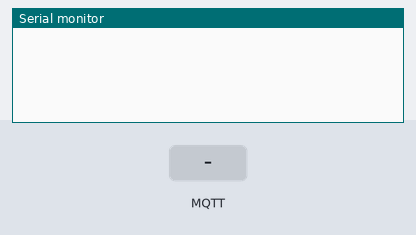
The sketch below on a simulated Arduino Uno, built with avr-gcc and run on an emulated ATmega328P. Parts: the last lines printed to the serial monitor. The inputs (shaded band) are chosen by the test bench. No MQTT or app messages arrive unless stated.

Above: at 2.3 s.
2.4 s: MQTT message "1" arrives on the first subscribed topic
At 3.1 s:
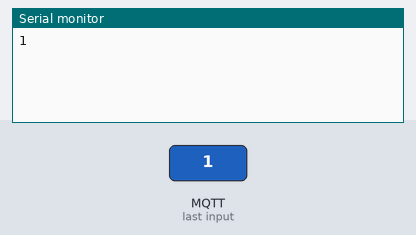
3.9 s: MQTT message "on" arrives on the first subscribed topic
At 4.2 s:
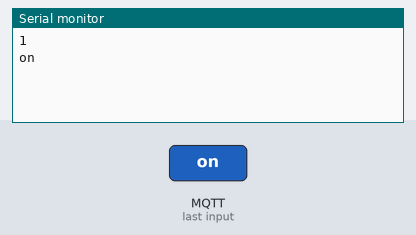
5.4 s: MQTT message "off" arrives on the first subscribed topic
At 6.6 s:
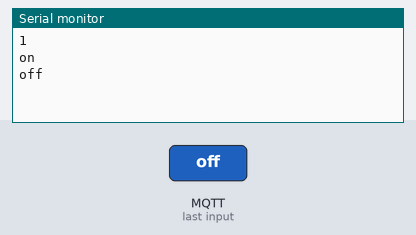
6.9 s: MQTT message "1" arrives on the second subscribed topic
At 7.7 s:
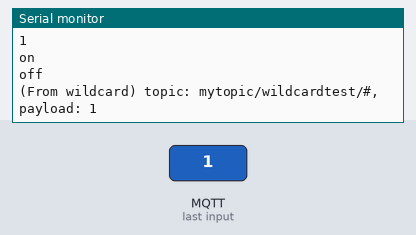
8.4 s: MQTT message "on" arrives on the second subscribed topic
At 8.9 s:
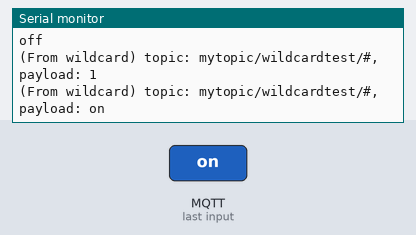
9.9 s: MQTT message "off" arrives on the second subscribed topic
At 11.2 s:
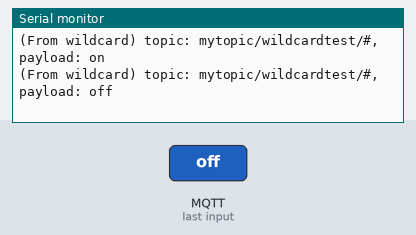

Measured:
- after the input at 2.4 s, the serial monitor: prints a new line at once (image 1)
- after the input at 3.9 s, the serial monitor: prints a new line at once (image 2)
- after the input at 5.4 s, the serial monitor: prints a new line at once (image 3)
- after the input at 6.9 s, the serial monitor: prints a new line at once (image 4)
- after the input at 8.4 s, the serial monitor: prints a new line at once (image 5)
- after the input at 9.9 s, the serial monitor: prints a new line at once (image 6)

The sketch:

lab6_mqtt_nodeMCU.ino
```cpp
/*
  SimpleMQTTClient.ino
  The purpose of this exemple is to illustrate a simple handling of MQTT and Wifi connection.
  Once it connects successfully to a Wifi network and a MQTT broker, it subscribe to a topic and send a message to it.
  It will also send a message delayed 5 seconds later.
*/

#include "EspMQTTClient.h"

EspMQTTClient client(
  "WifiSSID", //wifi information
  "WifiPassword",
  "192.168.1.100",  // MQTT Broker server ip
  "MQTTUsername",   // Can be omitted if not needed
  "MQTTPassword",   // Can be omitted if not needed
  "TestClient",     // Client name that uniquely identify your device
  1883              // The MQTT port, default to 1883. this line can be omitted
);

void setup()
{
  Serial.begin(115200);

  // Optional functionalities of EspMQTTClient
  client.enableDebuggingMessages(); // Enable debugging messages sent to serial output
  client.enableHTTPWebUpdater(); // Enable the web updater. User and password default to values of MQTTUsername and MQTTPassword. These can be overridded with enableHTTPWebUpdater("user", "password").
  client.enableOTA(); // Enable OTA (Over The Air) updates. Password defaults to MQTTPassword. Port is the default OTA port. Can be overridden with enableOTA("password", port).
  client.enableLastWillMessage("TestClient/lastwill", "I am going offline");  // You can activate the retain flag by setting the third parameter to true
}

// ########################### 최초1회 구독요청, topic 집어넣기 ( /# :와일드카드)
// This function is called once everything is connected (Wifi and MQTT)
// WARNING : YOU MUST IMPLEMENT IT IF YOU USE EspMQTTClient
void onConnectionEstablished()
{
  // Subscribe to "mytopic/test" and display received message to Serial
  client.subscribe("mytopic/test", [](const String & payload) {
    Serial.println(payload);
  });

  // Subscribe to "mytopic/wildcardtest/#" and display received message to Serial
  client.subscribe("mytopic/wildcardtest/#", [](const String & topic, const String & payload) {
    Serial.println("(From wildcard) topic: " + topic + ", payload: " + payload);
  });

  // Publish a message to "mytopic/test"
  client.publish("mytopic/test", "This is a message"); // You can activate the retain flag by setting the third parameter to true

  // Execute delayed instructions
  client.executeDelayed(5 * 1000, []() {
    client.publish("mytopic/wildcardtest/test123", "This is a message sent 5 seconds later");
  });
}

void loop()
{
  client.loop();
}
```
